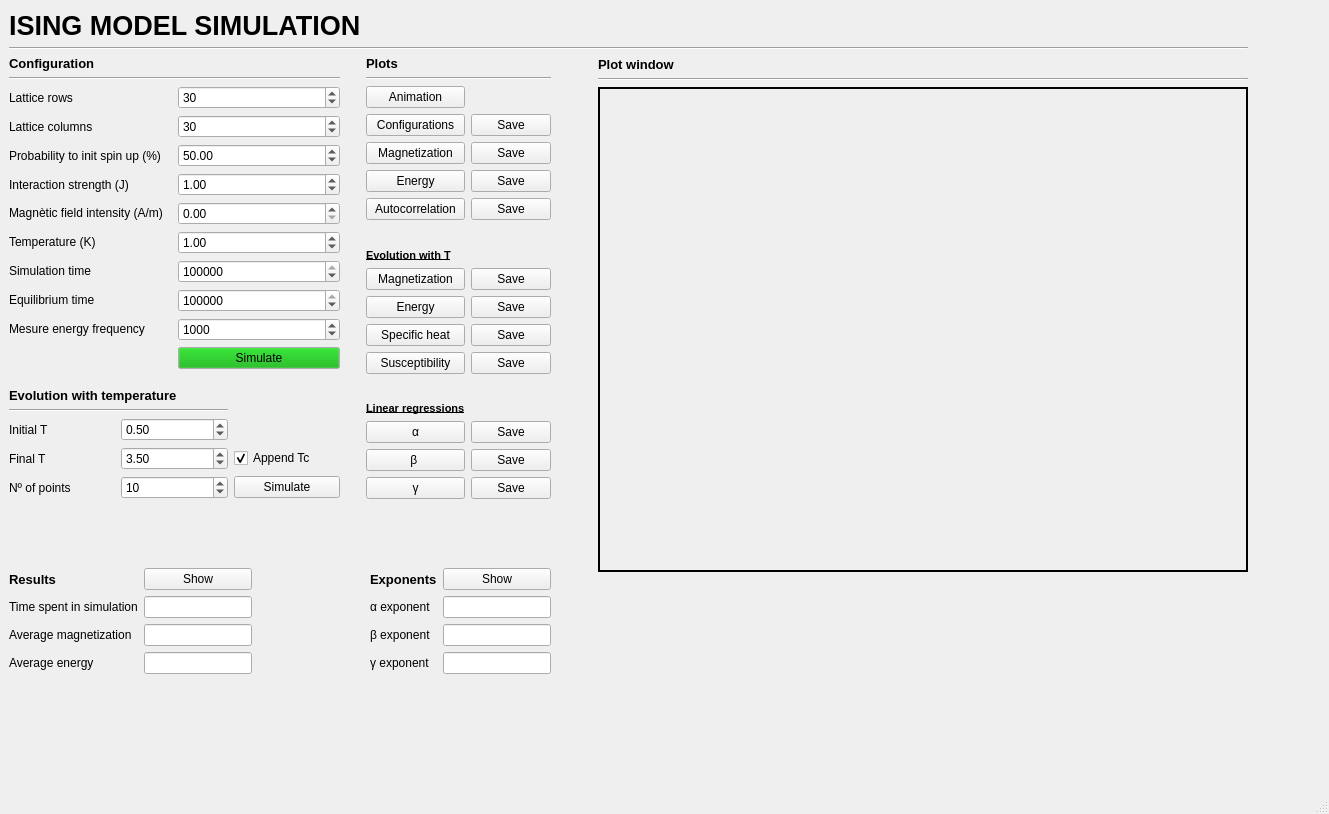
<?xml version="1.0" encoding="UTF-8"?>
<ui version="4.0">
 <class>IsingModel</class>
 <widget class="QMainWindow" name="IsingModel">
  <property name="geometry">
   <rect>
    <x>0</x>
    <y>0</y>
    <width>1329</width>
    <height>814</height>
   </rect>
  </property>
  <property name="windowTitle">
   <string>Ising Model</string>
  </property>
  <widget class="QWidget" name="centralwidget">
   <widget class="QWidget" name="layoutWidget">
    <property name="geometry">
     <rect>
      <x>9</x>
      <y>10</y>
      <width>1239</width>
      <height>664</height>
     </rect>
    </property>
    <layout class="QGridLayout" name="gridLayout_13">
     <item row="0" column="0">
      <widget class="QLabel" name="label">
       <property name="font">
        <font>
         <pointsize>20</pointsize>
         <weight>75</weight>
         <bold>true</bold>
         <underline>false</underline>
         <strikeout>false</strikeout>
        </font>
       </property>
       <property name="text">
        <string>ISING MODEL SIMULATION</string>
       </property>
      </widget>
     </item>
     <item row="1" column="0">
      <widget class="Line" name="line">
       <property name="orientation">
        <enum>Qt::Horizontal</enum>
       </property>
      </widget>
     </item>
     <item row="2" column="0">
      <layout class="QGridLayout" name="gridLayout_12">
       <item row="0" column="0" rowspan="2">
        <layout class="QGridLayout" name="gridLayout_11">
         <item row="0" column="0">
          <layout class="QGridLayout" name="gridLayout_9">
           <item row="0" column="0">
            <layout class="QGridLayout" name="gridLayout_6">
             <item row="1" column="0">
              <widget class="Line" name="line_7">
               <property name="orientation">
                <enum>Qt::Horizontal</enum>
               </property>
              </widget>
             </item>
             <item row="0" column="0">
              <widget class="QLabel" name="label_2">
               <property name="font">
                <font>
                 <pointsize>10</pointsize>
                 <weight>75</weight>
                 <bold>true</bold>
                </font>
               </property>
               <property name="text">
                <string>Configuration</string>
               </property>
              </widget>
             </item>
             <item row="2" column="0">
              <layout class="QGridLayout" name="gridLayout_2">
               <item row="0" column="0">
                <layout class="QGridLayout" name="gridLayout">
                 <item row="6" column="0">
                  <widget class="QLabel" name="label_3">
                   <property name="text">
                    <string>Simulation time</string>
                   </property>
                  </widget>
                 </item>
                 <item row="8" column="0">
                  <widget class="QLabel" name="label_22">
                   <property name="text">
                    <string>Mesure energy frequency</string>
                   </property>
                  </widget>
                 </item>
                 <item row="4" column="0">
                  <widget class="QLabel" name="label_8">
                   <property name="text">
                    <string>Magnètic field intensity (A/m)</string>
                   </property>
                  </widget>
                 </item>
                 <item row="7" column="0">
                  <widget class="QLabel" name="label_16">
                   <property name="text">
                    <string>Equilibrium time</string>
                   </property>
                  </widget>
                 </item>
                 <item row="2" column="0">
                  <widget class="QLabel" name="label_6">
                   <property name="text">
                    <string>Probability to init spin up (%)</string>
                   </property>
                  </widget>
                 </item>
                 <item row="0" column="0">
                  <widget class="QLabel" name="label_4">
                   <property name="text">
                    <string>Lattice rows</string>
                   </property>
                  </widget>
                 </item>
                 <item row="3" column="0">
                  <widget class="QLabel" name="label_9">
                   <property name="text">
                    <string>Interaction strength (J)</string>
                   </property>
                  </widget>
                 </item>
                 <item row="1" column="0">
                  <widget class="QLabel" name="label_5">
                   <property name="text">
                    <string>Lattice columns</string>
                   </property>
                  </widget>
                 </item>
                 <item row="9" column="0">
                  <widget class="QLabel" name="label_23">
                   <property name="text">
                    <string/>
                   </property>
                  </widget>
                 </item>
                 <item row="5" column="0">
                  <widget class="QLabel" name="label_7">
                   <property name="text">
                    <string>Temperature (K)</string>
                   </property>
                  </widget>
                 </item>
                </layout>
               </item>
               <item row="0" column="1">
                <layout class="QVBoxLayout" name="verticalLayout">
                 <item>
                  <widget class="QSpinBox" name="rows">
                   <property name="minimum">
                    <number>1</number>
                   </property>
                   <property name="maximum">
                    <number>1000</number>
                   </property>
                   <property name="value">
                    <number>30</number>
                   </property>
                  </widget>
                 </item>
                 <item>
                  <widget class="QSpinBox" name="columns">
                   <property name="minimum">
                    <number>1</number>
                   </property>
                   <property name="maximum">
                    <number>1000</number>
                   </property>
                   <property name="value">
                    <number>30</number>
                   </property>
                  </widget>
                 </item>
                 <item>
                  <widget class="QDoubleSpinBox" name="probability">
                   <property name="maximum">
                    <double>100.000000000000000</double>
                   </property>
                   <property name="value">
                    <double>50.000000000000000</double>
                   </property>
                  </widget>
                 </item>
                 <item>
                  <widget class="QDoubleSpinBox" name="strength">
                   <property name="minimum">
                    <double>-99.000000000000000</double>
                   </property>
                   <property name="value">
                    <double>1.000000000000000</double>
                   </property>
                  </widget>
                 </item>
                 <item>
                  <widget class="QDoubleSpinBox" name="magnetic_intensity">
                   <property name="maximum">
                    <double>9999.989999999999782</double>
                   </property>
                  </widget>
                 </item>
                 <item>
                  <widget class="QDoubleSpinBox" name="temperature">
                   <property name="minimum">
                    <double>0.010000000000000</double>
                   </property>
                   <property name="maximum">
                    <double>9999.989999999999782</double>
                   </property>
                   <property name="value">
                    <double>1.000000000000000</double>
                   </property>
                  </widget>
                 </item>
                 <item>
                  <widget class="QSpinBox" name="simu_time">
                   <property name="minimum">
                    <number>1</number>
                   </property>
                   <property name="maximum">
                    <number>100000000</number>
                   </property>
                   <property name="value">
                    <number>500000</number>
                   </property>
                  </widget>
                 </item>
                 <item>
                  <widget class="QSpinBox" name="eq_time">
                   <property name="maximum">
                    <number>999999</number>
                   </property>
                   <property name="value">
                    <number>200000</number>
                   </property>
                  </widget>
                 </item>
                 <item>
                  <widget class="QSpinBox" name="frequency">
                   <property name="minimum">
                    <number>1</number>
                   </property>
                   <property name="maximum">
                    <number>1000000</number>
                   </property>
                   <property name="value">
                    <number>1000</number>
                   </property>
                  </widget>
                 </item>
                 <item>
                  <widget class="QPushButton" name="simulate">
                   <property name="palette">
                    <palette>
                     <active>
                      <colorrole role="Button">
                       <brush brushstyle="SolidPattern">
                        <color alpha="255">
                         <red>0</red>
                         <green>170</green>
                         <blue>0</blue>
                        </color>
                       </brush>
                      </colorrole>
                      <colorrole role="ButtonText">
                       <brush brushstyle="SolidPattern">
                        <color alpha="255">
                         <red>0</red>
                         <green>0</green>
                         <blue>0</blue>
                        </color>
                       </brush>
                      </colorrole>
                     </active>
                     <inactive>
                      <colorrole role="Button">
                       <brush brushstyle="SolidPattern">
                        <color alpha="255">
                         <red>0</red>
                         <green>170</green>
                         <blue>0</blue>
                        </color>
                       </brush>
                      </colorrole>
                      <colorrole role="ButtonText">
                       <brush brushstyle="SolidPattern">
                        <color alpha="255">
                         <red>0</red>
                         <green>0</green>
                         <blue>0</blue>
                        </color>
                       </brush>
                      </colorrole>
                     </inactive>
                     <disabled>
                      <colorrole role="Button">
                       <brush brushstyle="SolidPattern">
                        <color alpha="255">
                         <red>0</red>
                         <green>170</green>
                         <blue>0</blue>
                        </color>
                       </brush>
                      </colorrole>
                      <colorrole role="ButtonText">
                       <brush brushstyle="SolidPattern">
                        <color alpha="255">
                         <red>120</red>
                         <green>120</green>
                         <blue>120</blue>
                        </color>
                       </brush>
                      </colorrole>
                     </disabled>
                    </palette>
                   </property>
                   <property name="text">
                    <string>Simulate</string>
                   </property>
                  </widget>
                 </item>
                </layout>
               </item>
              </layout>
             </item>
            </layout>
           </item>
           <item row="0" column="1" rowspan="3">
            <spacer name="horizontalSpacer">
             <property name="orientation">
              <enum>Qt::Horizontal</enum>
             </property>
             <property name="sizeHint" stdset="0">
              <size>
               <width>20</width>
               <height>418</height>
              </size>
             </property>
            </spacer>
           </item>
           <item row="0" column="2" rowspan="3">
            <layout class="QGridLayout" name="gridLayout_5">
             <item row="0" column="0">
              <widget class="QLabel" name="label_14">
               <property name="font">
                <font>
                 <pointsize>10</pointsize>
                 <weight>75</weight>
                 <bold>true</bold>
                </font>
               </property>
               <property name="text">
                <string>Plots</string>
               </property>
              </widget>
             </item>
             <item row="2" column="0">
              <widget class="QPushButton" name="animation">
               <property name="text">
                <string>Animation</string>
               </property>
              </widget>
             </item>
             <item row="3" column="1" colspan="2">
              <widget class="QPushButton" name="save_config">
               <property name="text">
                <string>Save</string>
               </property>
              </widget>
             </item>
             <item row="4" column="1" colspan="2">
              <widget class="QPushButton" name="save_magnet">
               <property name="text">
                <string>Save</string>
               </property>
              </widget>
             </item>
             <item row="5" column="1" colspan="2">
              <widget class="QPushButton" name="save_energy">
               <property name="text">
                <string>Save</string>
               </property>
              </widget>
             </item>
             <item row="6" column="0">
              <widget class="QPushButton" name="autocorrel">
               <property name="text">
                <string>Autocorrelation</string>
               </property>
              </widget>
             </item>
             <item row="1" column="0" colspan="3">
              <widget class="Line" name="line_4">
               <property name="orientation">
                <enum>Qt::Horizontal</enum>
               </property>
              </widget>
             </item>
             <item row="6" column="1" colspan="2">
              <widget class="QPushButton" name="save_autocorrel">
               <property name="text">
                <string>Save</string>
               </property>
              </widget>
             </item>
             <item row="3" column="0">
              <widget class="QPushButton" name="configurations">
               <property name="text">
                <string>Configurations</string>
               </property>
              </widget>
             </item>
             <item row="4" column="0">
              <widget class="QPushButton" name="magnetization">
               <property name="text">
                <string>Magnetization</string>
               </property>
              </widget>
             </item>
             <item row="5" column="0">
              <widget class="QPushButton" name="energy">
               <property name="text">
                <string>Energy</string>
               </property>
              </widget>
             </item>
             <item row="8" column="0">
              <widget class="QLabel" name="label_21">
               <property name="font">
                <font>
                 <pointsize>8</pointsize>
                 <weight>75</weight>
                 <bold>true</bold>
                 <underline>true</underline>
                </font>
               </property>
               <property name="text">
                <string>Evolution with T</string>
               </property>
              </widget>
             </item>
             <item row="12" column="0">
              <widget class="QPushButton" name="chi_T">
               <property name="text">
                <string>Susceptibility</string>
               </property>
              </widget>
             </item>
             <item row="10" column="1" colspan="2">
              <widget class="QPushButton" name="save_energy_T">
               <property name="text">
                <string>Save</string>
               </property>
              </widget>
             </item>
             <item row="16" column="1" colspan="2">
              <widget class="QPushButton" name="save_beta_reg">
               <property name="text">
                <string>Save</string>
               </property>
              </widget>
             </item>
             <item row="17" column="0" rowspan="2">
              <widget class="QPushButton" name="gamma_reg">
               <property name="text">
                <string>γ</string>
               </property>
              </widget>
             </item>
             <item row="17" column="1" rowspan="2" colspan="2">
              <widget class="QPushButton" name="save_gamma_reg">
               <property name="text">
                <string>Save</string>
               </property>
              </widget>
             </item>
             <item row="7" column="1" colspan="2">
              <spacer name="verticalSpacer_2">
               <property name="orientation">
                <enum>Qt::Vertical</enum>
               </property>
               <property name="sizeHint" stdset="0">
                <size>
                 <width>20</width>
                 <height>18</height>
                </size>
               </property>
              </spacer>
             </item>
             <item row="12" column="1" colspan="2">
              <widget class="QPushButton" name="save_chi_T">
               <property name="text">
                <string>Save</string>
               </property>
              </widget>
             </item>
             <item row="11" column="1" colspan="2">
              <widget class="QPushButton" name="save_cv_T">
               <property name="text">
                <string>Save</string>
               </property>
              </widget>
             </item>
             <item row="13" column="2">
              <spacer name="verticalSpacer_5">
               <property name="orientation">
                <enum>Qt::Vertical</enum>
               </property>
               <property name="sizeHint" stdset="0">
                <size>
                 <width>20</width>
                 <height>18</height>
                </size>
               </property>
              </spacer>
             </item>
             <item row="15" column="0">
              <widget class="QPushButton" name="alpha_reg">
               <property name="text">
                <string>α</string>
               </property>
              </widget>
             </item>
             <item row="9" column="1" colspan="2">
              <widget class="QPushButton" name="save_magnet_T">
               <property name="text">
                <string>Save</string>
               </property>
              </widget>
             </item>
             <item row="14" column="0">
              <widget class="QLabel" name="label_29">
               <property name="font">
                <font>
                 <pointsize>8</pointsize>
                 <weight>75</weight>
                 <bold>true</bold>
                 <underline>true</underline>
                </font>
               </property>
               <property name="text">
                <string>Linear regressions</string>
               </property>
              </widget>
             </item>
             <item row="11" column="0">
              <widget class="QPushButton" name="cv_T">
               <property name="text">
                <string>Specific heat</string>
               </property>
              </widget>
             </item>
             <item row="15" column="1" colspan="2">
              <widget class="QPushButton" name="save_alpha_reg">
               <property name="text">
                <string>Save</string>
               </property>
              </widget>
             </item>
             <item row="16" column="0">
              <widget class="QPushButton" name="beta_reg">
               <property name="text">
                <string>β </string>
               </property>
              </widget>
             </item>
             <item row="9" column="0">
              <widget class="QPushButton" name="magnet_T">
               <property name="text">
                <string>Magnetization</string>
               </property>
              </widget>
             </item>
             <item row="10" column="0">
              <widget class="QPushButton" name="energy_T">
               <property name="text">
                <string>Energy</string>
               </property>
              </widget>
             </item>
            </layout>
           </item>
           <item row="1" column="0">
            <spacer name="verticalSpacer_3">
             <property name="orientation">
              <enum>Qt::Vertical</enum>
             </property>
             <property name="sizeHint" stdset="0">
              <size>
               <width>331</width>
               <height>13</height>
              </size>
             </property>
            </spacer>
           </item>
           <item row="2" column="0">
            <layout class="QGridLayout" name="gridLayout_3">
             <item row="0" column="0" colspan="2">
              <widget class="QLabel" name="label_17">
               <property name="font">
                <font>
                 <pointsize>10</pointsize>
                 <weight>75</weight>
                 <bold>true</bold>
                </font>
               </property>
               <property name="text">
                <string>Evolution with temperature</string>
               </property>
              </widget>
             </item>
             <item row="3" column="1">
              <widget class="QDoubleSpinBox" name="final_T">
               <property name="minimum">
                <double>0.010000000000000</double>
               </property>
               <property name="maximum">
                <double>99999.000000000000000</double>
               </property>
               <property name="value">
                <double>3.500000000000000</double>
               </property>
              </widget>
             </item>
             <item row="2" column="1">
              <widget class="QDoubleSpinBox" name="initial_T">
               <property name="decimals">
                <number>2</number>
               </property>
               <property name="minimum">
                <double>0.010000000000000</double>
               </property>
               <property name="maximum">
                <double>9999.000000000000000</double>
               </property>
               <property name="value">
                <double>0.500000000000000</double>
               </property>
              </widget>
             </item>
             <item row="4" column="0">
              <widget class="QLabel" name="label_20">
               <property name="text">
                <string>Nº of points</string>
               </property>
              </widget>
             </item>
             <item row="1" column="0" colspan="2">
              <widget class="Line" name="line_2">
               <property name="orientation">
                <enum>Qt::Horizontal</enum>
               </property>
              </widget>
             </item>
             <item row="4" column="2">
              <widget class="QPushButton" name="simulate_2">
               <property name="text">
                <string>Simulate</string>
               </property>
              </widget>
             </item>
             <item row="2" column="0">
              <widget class="QLabel" name="label_18">
               <property name="minimumSize">
                <size>
                 <width>64</width>
                 <height>0</height>
                </size>
               </property>
               <property name="text">
                <string>Initial T</string>
               </property>
              </widget>
             </item>
             <item row="3" column="0">
              <widget class="QLabel" name="label_19">
               <property name="minimumSize">
                <size>
                 <width>64</width>
                 <height>0</height>
                </size>
               </property>
               <property name="text">
                <string>Final T</string>
               </property>
              </widget>
             </item>
             <item row="4" column="1">
              <widget class="QDoubleSpinBox" name="nT">
               <property name="decimals">
                <number>0</number>
               </property>
               <property name="minimum">
                <double>0.000000000000000</double>
               </property>
               <property name="singleStep">
                <double>1.000000000000000</double>
               </property>
               <property name="value">
                <double>10.000000000000000</double>
               </property>
              </widget>
             </item>
             <item row="3" column="2">
              <widget class="QCheckBox" name="checkBox">
               <property name="text">
                <string>Append Tc</string>
               </property>
               <property name="checked">
                <bool>true</bool>
               </property>
              </widget>
             </item>
            </layout>
           </item>
          </layout>
         </item>
         <item row="1" column="0">
          <spacer name="verticalSpacer_4">
           <property name="orientation">
            <enum>Qt::Vertical</enum>
           </property>
           <property name="sizeHint" stdset="0">
            <size>
             <width>528</width>
             <height>13</height>
            </size>
           </property>
          </spacer>
         </item>
         <item row="2" column="0">
          <layout class="QGridLayout" name="gridLayout_10">
           <item row="0" column="0">
            <layout class="QGridLayout" name="gridLayout_4">
             <property name="sizeConstraint">
              <enum>QLayout::SetFixedSize</enum>
             </property>
             <item row="0" column="0">
              <widget class="QLabel" name="label_11">
               <property name="font">
                <font>
                 <pointsize>10</pointsize>
                 <weight>75</weight>
                 <bold>true</bold>
                </font>
               </property>
               <property name="text">
                <string>Results</string>
               </property>
              </widget>
             </item>
             <item row="1" column="0">
              <widget class="QLabel" name="label_12">
               <property name="text">
                <string>Time spent in simulation</string>
               </property>
              </widget>
             </item>
             <item row="1" column="1">
              <widget class="QLineEdit" name="time_spent"/>
             </item>
             <item row="2" column="0">
              <widget class="QLabel" name="label_13">
               <property name="text">
                <string>Average magnetization</string>
               </property>
              </widget>
             </item>
             <item row="2" column="1">
              <widget class="QLineEdit" name="avg_magnet"/>
             </item>
             <item row="3" column="0">
              <widget class="QLabel" name="label_15">
               <property name="text">
                <string>Average energy</string>
               </property>
              </widget>
             </item>
             <item row="3" column="1">
              <widget class="QLineEdit" name="avg_energy"/>
             </item>
             <item row="0" column="1">
              <widget class="QPushButton" name="show_results">
               <property name="text">
                <string>Show</string>
               </property>
              </widget>
             </item>
            </layout>
           </item>
           <item row="0" column="1">
            <spacer name="horizontalSpacer_3">
             <property name="orientation">
              <enum>Qt::Horizontal</enum>
             </property>
             <property name="sizeType">
              <enum>QSizePolicy::Expanding</enum>
             </property>
             <property name="sizeHint" stdset="0">
              <size>
               <width>40</width>
               <height>20</height>
              </size>
             </property>
            </spacer>
           </item>
           <item row="0" column="2">
            <layout class="QGridLayout" name="gridLayout_7">
             <property name="sizeConstraint">
              <enum>QLayout::SetFixedSize</enum>
             </property>
             <item row="0" column="1">
              <widget class="QPushButton" name="show_exponents">
               <property name="text">
                <string>Show</string>
               </property>
              </widget>
             </item>
             <item row="0" column="0">
              <widget class="QLabel" name="label_25">
               <property name="font">
                <font>
                 <pointsize>10</pointsize>
                 <weight>75</weight>
                 <bold>true</bold>
                </font>
               </property>
               <property name="text">
                <string>Exponents</string>
               </property>
              </widget>
             </item>
             <item row="1" column="0">
              <widget class="QLabel" name="label_26">
               <property name="text">
                <string>α exponent</string>
               </property>
              </widget>
             </item>
             <item row="1" column="1">
              <widget class="QLineEdit" name="alpha_exp"/>
             </item>
             <item row="2" column="1">
              <widget class="QLineEdit" name="beta_exp"/>
             </item>
             <item row="2" column="0">
              <widget class="QLabel" name="label_27">
               <property name="text">
                <string>β exponent</string>
               </property>
              </widget>
             </item>
             <item row="3" column="1">
              <widget class="QLineEdit" name="gamma_exp"/>
             </item>
             <item row="3" column="0">
              <widget class="QLabel" name="label_28">
               <property name="text">
                <string>γ exponent</string>
               </property>
              </widget>
             </item>
            </layout>
           </item>
          </layout>
         </item>
        </layout>
       </item>
       <item row="0" column="1" rowspan="2">
        <spacer name="horizontalSpacer_2">
         <property name="orientation">
          <enum>Qt::Horizontal</enum>
         </property>
         <property name="sizeHint" stdset="0">
          <size>
           <width>17</width>
           <height>608</height>
          </size>
         </property>
        </spacer>
       </item>
       <item row="0" column="2">
        <layout class="QGridLayout" name="gridLayout_8">
         <item row="0" column="0">
          <widget class="QLabel" name="label_10">
           <property name="minimumSize">
            <size>
             <width>0</width>
             <height>16</height>
            </size>
           </property>
           <property name="maximumSize">
            <size>
             <width>16777215</width>
             <height>16</height>
            </size>
           </property>
           <property name="font">
            <font>
             <pointsize>10</pointsize>
             <weight>75</weight>
             <bold>true</bold>
            </font>
           </property>
           <property name="text">
            <string>Plot window</string>
           </property>
          </widget>
         </item>
         <item row="1" column="0">
          <widget class="Line" name="line_5">
           <property name="orientation">
            <enum>Qt::Horizontal</enum>
           </property>
          </widget>
         </item>
         <item row="2" column="0">
          <widget class="QLabel" name="imageLabel">
           <property name="minimumSize">
            <size>
             <width>650</width>
             <height>485</height>
            </size>
           </property>
           <property name="maximumSize">
            <size>
             <width>650</width>
             <height>485</height>
            </size>
           </property>
           <property name="frameShape">
            <enum>QFrame::WinPanel</enum>
           </property>
           <property name="frameShadow">
            <enum>QFrame::Plain</enum>
           </property>
           <property name="text">
            <string/>
           </property>
           <property name="indent">
            <number>5</number>
           </property>
          </widget>
         </item>
        </layout>
       </item>
       <item row="1" column="2">
        <spacer name="verticalSpacer">
         <property name="orientation">
          <enum>Qt::Vertical</enum>
         </property>
         <property name="sizeHint" stdset="0">
          <size>
           <width>20</width>
           <height>88</height>
          </size>
         </property>
        </spacer>
       </item>
      </layout>
     </item>
    </layout>
   </widget>
  </widget>
  <widget class="QMenuBar" name="menubar">
   <property name="geometry">
    <rect>
     <x>0</x>
     <y>0</y>
     <width>1329</width>
     <height>21</height>
    </rect>
   </property>
  </widget>
  <widget class="QStatusBar" name="statusbar"/>
 </widget>
 <resources/>
 <connections/>
</ui>
